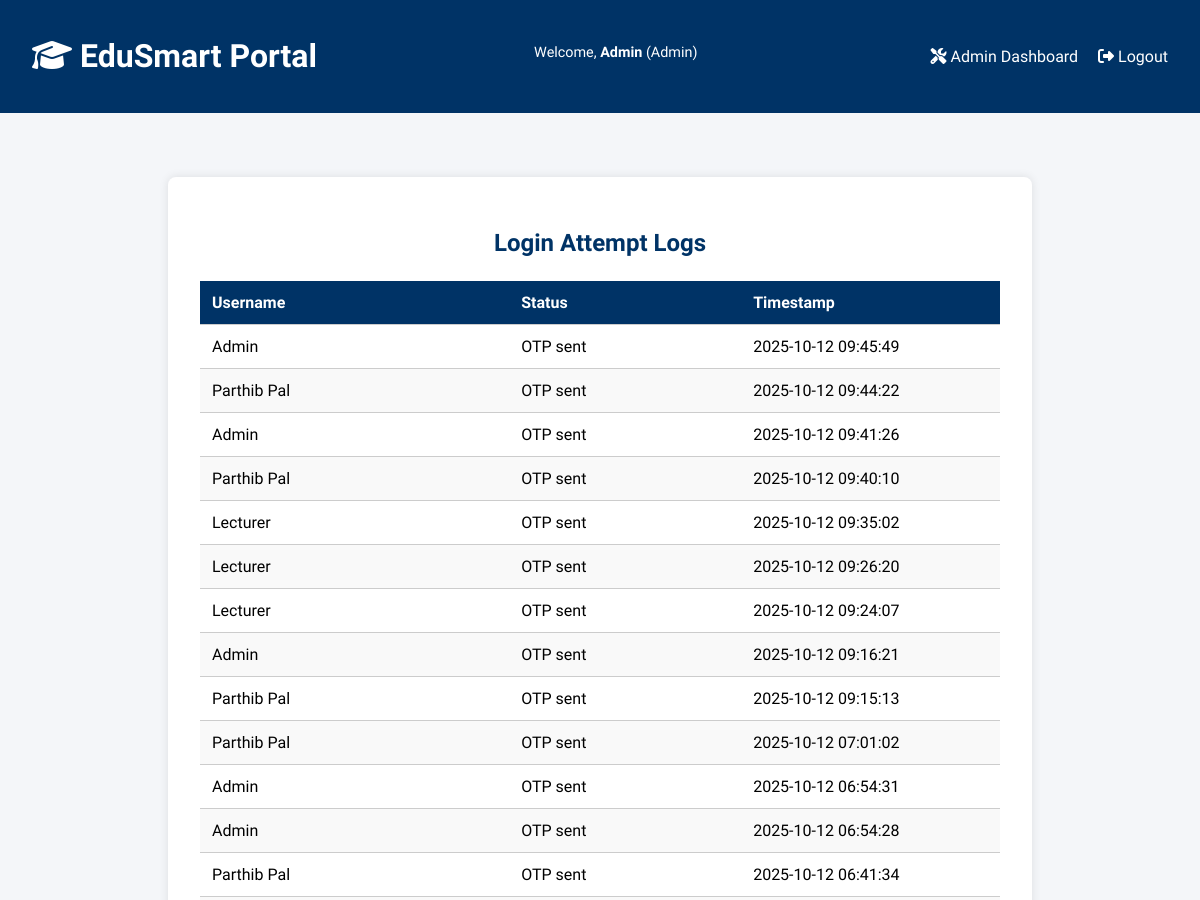
/admin/logs (signed in, upper part), run on an earlier commit of the app's database.
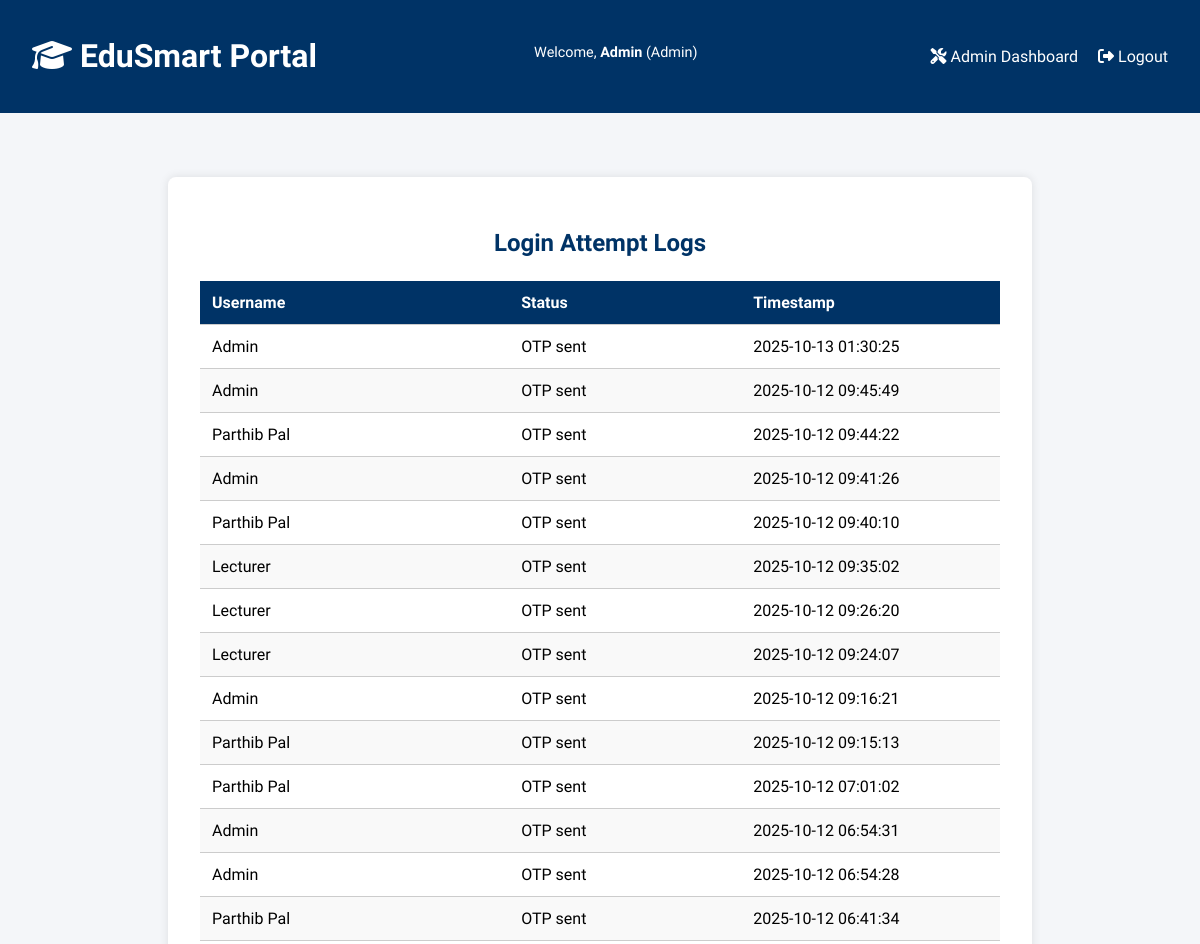
And on a later commit of the database.
### tables this page shows
CREATE TABLE login_logs (
            id INTEGER PRIMARY KEY AUTOINCREMENT,
            username TEXT,
            status TEXT,
            timestamp DATETIME DEFAULT CURRENT_TIMESTAMP
        );

### app.py (the view)
@app.route('/admin/logs')
def view_logs():
    if 'username' not in session or session.get('role') != 'admin':
        flash('Access denied. Admins only.', 'danger')
        return redirect(url_for('login'))
    conn = sqlite3.connect('database/edusmart.db')
    c = conn.cursor()
    c.execute("SELECT username, status, timestamp FROM login_logs ORDER BY timestamp DESC")
    logs = c.fetchall()
    conn.close()
    return render_template('admin_logs.html', logs=logs)

### templates/admin_logs.html (shortened to what this page needs)
{% extends 'base.html' %}
{% block content %}
<div class="log-container">
  <h2>Login Attempt Logs</h2>
  <table class="log-table">
    <thead>
      <tr>
        <th>Username</th>
        <th>Status</th>
        <th>Timestamp</th>
      </tr>
    </thead>
    <tbody>
      {% for log in logs %}
      <tr>
        <td>{{ log[0] }}</td>
        <td>{{ log[1] }}</td>
        <td>{{ log[2] }}</td>
      </tr>
      {% endfor %}
    </tbody>
  </table>
</div>
{% endblock %}

What changed in the data, as far as the page shows it:
added login_logs: username "Admin", status "OTP sent", timestamp "2025-10-13 01:30:25"
